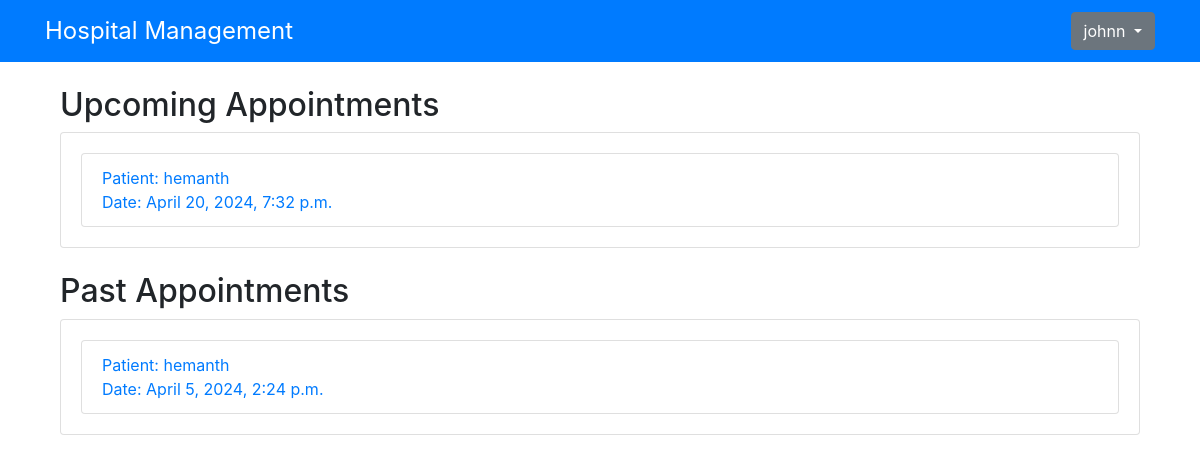
Screenshot of / (signed in) with the database file from the repository.
### app/models.py (models this page shows)
class User(AbstractUser):
    is_doctor = models.BooleanField(default=False)
    is_patient = models.BooleanField(default=False)

class Appointment(models.Model):
    A_DATETIME=models.DateTimeField(default=datetime.now(), blank=True)
    D_ID=models.ForeignKey(Doctor, on_delete=models.CASCADE)
    P_ID=models.ForeignKey(Patient, on_delete=models.CASCADE)
    is_complete=models.BooleanField(default=False)

class Patient(models.Model):
    user = models.OneToOneField(User, on_delete=models.CASCADE, primary_key=True)
    F_NAME=models.CharField(max_length=50)
    L_NAME=models.CharField(max_length=50)
    STREET=models.CharField(max_length=50)
    CITY=models.CharField(max_length=50)
    STATE=models.CharField(max_length=50)
    COUNTRY=models.CharField(max_length=50)
    DOB=models.DateField(blank=True, null=True)
    PHONE=models.CharField(max_length=20)
    image = models.ImageField(upload_to='profile_pic', default="{% static 'default.jped' %}")

### app/views.py (the view)
# urls.py: 2. Add a URL to urlpatterns:  path('', views.home, name='home')
def home(request):
    if request.user.is_authenticated:
        if request.user.is_superuser:  # Show all appointments for superuser
            appointments = Appointment.objects.all()
        else:
            if(request.user.is_doctor):
                appointments = Appointment.objects.filter(D_ID=request.user.doctor)
            else:
                appointments = Appointment.objects.filter(P_ID=request.user.patient) # Get first 3 appointments for the user
        upcoming=[]
        past=[]
        for i in appointments:
            if(i.is_complete):
                past.append(i)
            else:
                upcoming.append(i)
        context = {'upcoming_appointments': upcoming,'past_appointments': past}
        print(context)
    else:
        context = {}
    return render(request, 'app/home.html', context)

### app/templates/app/home.html (shortened to what this page needs)
{% extends 'app/base.html' %} {% block title %}Home{% endblock %}
{% block content %}
<div class="container mt-4">
  <h2>Upcoming Appointments</h2>
  {% if upcoming_appointments %}
  <div class="card">
    <div class="card-body">
      <ul class="list-group">
        {% for appointment in upcoming_appointments %}
        <li class="list-group-item">
            {% if user.is_patient %} Doctor: {{ appointment.D_ID.F_NAME }}<br /> Date: {{ appointment.A_DATETIME }}<br />
            {% elif user.is_doctor %}<a href="{% url 'create_treatment' appointment.pk %}">Patient: {{ appointment.P_ID.F_NAME }}<br />
              Date: {{ appointment.A_DATETIME }}
            </a> <br />
            {% else %}<a href="{% url 'appointment_detail' appointment.pk %}">Doctor: {{ appointment.D_ID.F_NAME }}<br />
            Patient: {{ appointment.P_ID.F_NAME }}<br /> Date: {{ appointment.A_DATETIME }}<br /></a>
            {% endif %}
        </li>
        {% endfor %}
      </ul>
    </div>
  </div>
  {% else %}
  <p>No upcoming appointments.</p>
  {% endif %}
  <h2 class="mt-4">Past Appointments</h2>
  {% if past_appointments %}
  <div class="card">
    <div class="card-body">
      <ul class="list-group">
        {% for appointment in past_appointments %}
        <li class="list-group-item">
          <a href="{% url 'appointment_detail' appointment.pk %}">
            {% if user.is_patient %} Doctor: {{
            appointment.D_ID.F_NAME }}<br />
            {% elif user.is_doctor %}
            Patient: {{ appointment.P_ID.F_NAME }}<br />
            {% endif %} Date: {{ appointment.A_DATETIME }}
          </a>
        </li>
        {% endfor %}
      </ul>
    </div>
  </div>
  {% else %}
  <p>No past appointments.</p>
  {% endif %}
</div>
{% endblock %}

### app/templates/app/base.html (shortened to what this page needs)
<!DOCTYPE html>
<html lang="en">
  <head>
    <link
      rel="stylesheet"
      href="https://stackpath.bootstrapcdn.com/bootstrap/4.5.2/css/bootstrap.min.css"
    />
  </head>
  <body>
    <nav class="navbar navbar-expand-lg navbar-dark bg-primary">
      <div class="container">
        <a class="navbar-brand" href="{% url 'home' %}">Hospital Management</a>
        {% if user.is_authenticated %}
        <div class="ml-auto">
          <div class="dropdown">
            <button
              class="btn btn-secondary dropdown-toggle"
              type="button"
              id="dropdownMenuButton"
              data-toggle="dropdown"
              aria-haspopup="true"
              aria-expanded="false"
            >
              {{ user.username }}
            </button>
          </div>
        </div>
        {% endif %}
      </div>
    </nav>
    <div class="container mt-4">{% block content %} {% endblock %}</div>
  </body>
</html>

### app/templates/app/base.html (style rules this page uses)
.navbar { border-radius: 0; }
.navbar-brand { font-size: 1.5rem; }

### rows the page displays
User: username "johnn"
Appointment: P_ID.F_NAME "hemanth", A_DATETIME "April 20, 2024, 7:32 p.m."
Appointment: P_ID.F_NAME "hemanth", A_DATETIME "April 5, 2024, 2:24 p.m."
